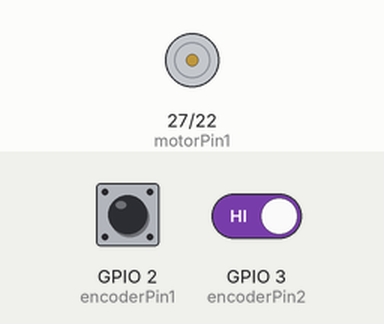
Bench run of a program on a simulated Raspberry Pi (BCM pin numbers). Parts: motor-driver pin pairs drawn as motors (green arrow = first pin HIGH = forward, orange = second pin HIGH = backward, longer = more drive, scaled by the enable pin). The test bench sets the inputs (shaded band); at power-on: GPIO 2 (encoderPin1) HIGH, GPIO 3 (encoderPin2) HIGH. The clock reads 2024-03-15 10:24:30 at power-on unless the program sets it.

Above: at 1.2 s.
1.3 s: GPIO 2 (encoderPin1) pulled LOW for 0.15 s
At 2.3 s:
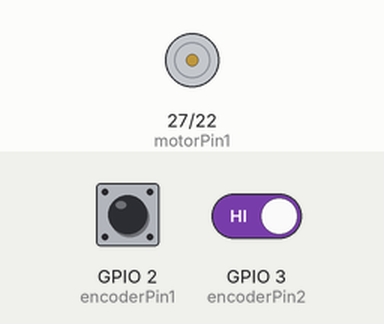
2.9 s: GPIO 2 (encoderPin1) pulled LOW for 3.2 s
At 3.9 s:
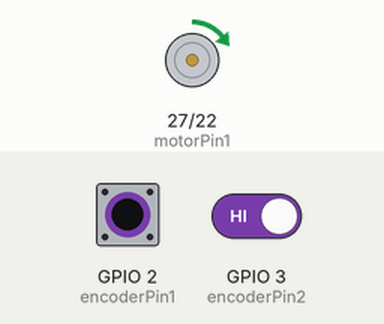
7.6 s: GPIO 2 (encoderPin1) driven LOW and GPIO 3 (encoderPin2) driven LOW
10.6 s: GPIO 2 (encoderPin1) driven HIGH
At 11.3 s:
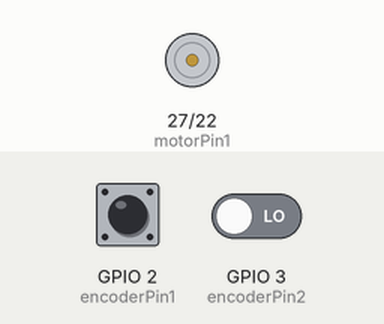
12.1 s: GPIO 2 (encoderPin1) driven LOW
At 13.8 s:
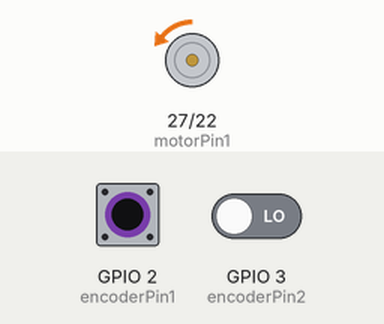
Timing chart, 0 to 14.9 s (numbered marks = the images above; inputs shaded):
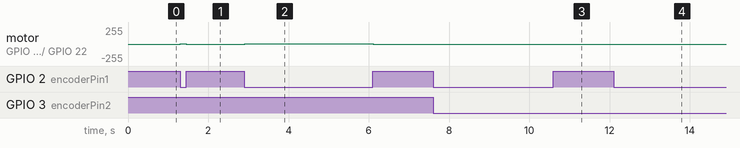

The program:

dc_motor.py
```python
import RPi.GPIO as GPIO
import time

# Motor control pins
motorPin1 = 27  # GPIO pin for motor control (Input 1)
motorPin2 = 22  # GPIO pin for motor control (Input 2)
enablePin = 17  # GPIO pin for motor control (Enable)

# Encoder pins
encoderPin1 = 2  # GPIO pin for encoder A
encoderPin2 = 3  # GPIO pin for encoder B

# PID parameters
Kp = 1.0  # Proportional gain
Ki = 0.1  # Integral gain
Kd = 0.1  # Derivative gain

# Target position and initial variables
targetPosition = 0  # Target position for the motor
encoderCount = 0  # Current encoder count
previousEncoderCount = 0  # Previous encoder count
integralError = 0  # Integral of error for PID control
previousTime = 0  # Previous time for calculating time difference

# Motor control variables
motorSpeed = 0  # Motor speed (PWM duty cycle)

# Set up GPIO mode and pins
GPIO.setmode(GPIO.BCM)
GPIO.setup(motorPin1, GPIO.OUT)
GPIO.setup(motorPin2, GPIO.OUT)
GPIO.setup(enablePin, GPIO.OUT)
GPIO.setup(encoderPin1, GPIO.IN, pull_up_down=GPIO.PUD_UP)
GPIO.setup(encoderPin2, GPIO.IN, pull_up_down=GPIO.PUD_UP)
#GPIO.setwarnings(False)
# Create PWM object for motor speed control
pwm = GPIO.PWM(enablePin, 100)  # Frequency: 100 Hz

def calculatePID():
    global encoderCount, previousEncoderCount, integralError, previousTime, motorSpeed

    currentTime = time.time()
    deltaTime = currentTime - previousTime
    previousTime = currentTime

    # Calculate the error between the current and target position
    error = targetPosition - encoderCount

    # Calculate the PID control signal
    proportional = Kp * error
    integralError += Ki * error * deltaTime
    derivative = Kd * (encoderCount - previousEncoderCount) / deltaTime

    controlSignal = proportional + integralError + derivative

    # Update the motor speed based on the control signal
    motorSpeed = abs(int(controlSignal))
    if motorSpeed > 100:
        motorSpeed = 100

    previousEncoderCount = encoderCount


def updateMotor():
    # Update the motor speed and direction
    if motorSpeed == 0:
        GPIO.output(motorPin1, GPIO.LOW)
        GPIO.output(motorPin2, GPIO.LOW)
    else:
        if targetPosition > encoderCount:
            GPIO.output(motorPin1, GPIO.HIGH)
            GPIO.output(motorPin2, GPIO.LOW)
        else:
            GPIO.output(motorPin1, GPIO.LOW)
            GPIO.output(motorPin2, GPIO.HIGH)

    pwm.ChangeDutyCycle(motorSpeed)

def encoderCallback(channel):
    global encoderCount, previousEncoderCount

    # Read the current state of encoder pins
    pin1State = GPIO.input(encoderPin1)
    pin2State = GPIO.input(encoderPin2)

    # Update the encoder count based on the state change of encoder pins
    if pin1State == pin2State:
        encoderCount += 1
    else:
        encoderCount -= 1

    previousEncoderCount = encoderCount


# Attach interrupt for the encoder pin
GPIO.add_event_detect(encoderPin1, GPIO.BOTH, callback=encoderCallback)

try:
    pwm.start(0)  # Start PWM with 0% duty cycle
    while True:
        calculatePID()
        updateMotor()
        time.sleep(0.01)  # Adjust the delay time as needed for your application

except KeyboardInterrupt:
    pass

pwm.stop()
GPIO.cleanup()
```

Measured:
- after the input at 1.3 s, motor on GPIO 27 (motorPin1) / GPIO 22 (motorPin2): stopped → forward 3/255 at once, → stopped 0.15 s later
- after the input at 2.9 s, motor on GPIO 27 (motorPin1) / GPIO 22 (motorPin2): stopped → forward 3/255 at once, → stopped 3.2 s later
- after the input at 7.6 s, every drawn part: stays the same
- after the input at 10.6 s, motor on GPIO 27 (motorPin1) / GPIO 22 (motorPin2): stays stopped (without the input it goes to backward 3/255 after 0.35 s)
- after the input at 12.1 s, motor on GPIO 27 (motorPin1) / GPIO 22 (motorPin2): stopped → backward 3/255 after 0.34 s
